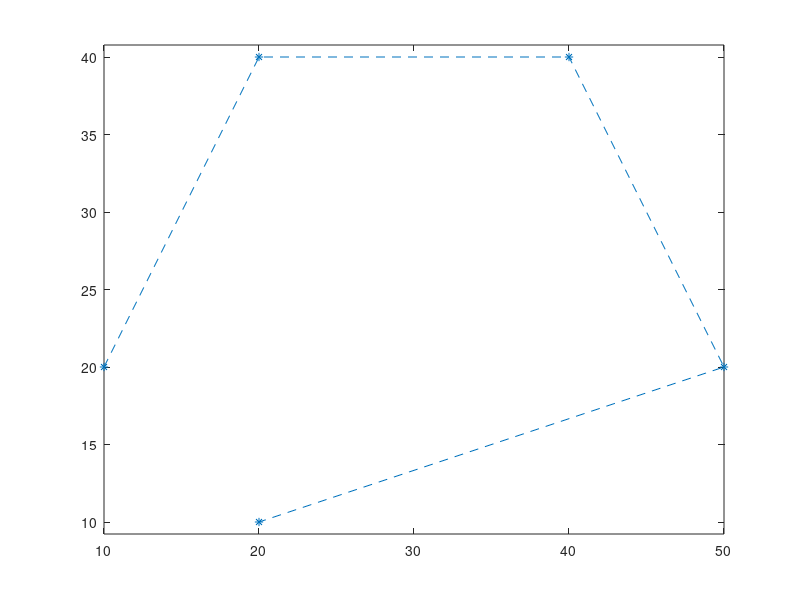

Reproduce this figure in MATLAB. (Note: this script raises an error after producing the figure.)
clear
px = [ 10, 20, 40, 50, 20 ];
py = [ 20, 40, 40, 20, 10 ];
plot(px, py, '*--'); axis equal; hold on;
syms t
cx(t) = 0*t;
cy(t) = 0*t;
n = 4;
for i= 0 : n
    b(t) = nchoosek( n, i ) * t^i * (1-t)^(n-i);
    cx(t) = cx(t) + px(i+1) * b(t);
    cy(t) = cy(t) + py(i+1) * b(t);
end
fplot(cx, cy, [0, 1])
% kezdőpontbeli érintővektor
a = [ n * (px(2)-px(1)), n * (py(2)-py(1)) ]
quiver(px(1), py(1), a(1), a(2))
% végpontbeli érintővektor
b = [ n * (px(5)-px(4)), n * (py(5)-py(4)) ]
quiver(px(5), py(5), b(1), b(2))

% csatolt Hermite ív
syms a3 a2 a1 a0

p2x = [20,20]
p2y = [10,-40]
t0=0;
t1=1;
ax = [-60,60]; ay=[-20,0]

f(t) = a3 * t^3 + a2 * t^2 + a1 * t + a0;
df = diff(f);
e = [f(t0)==p2x(1),f(t1)==p2x(2),df(t0)==ax(1),df(t1)==ax(2)];
m=solve(e, [a3,a2,a1,a0])

cx(t) = subs(f, [a3 a2 a1 a0], [m.a3 m.a2 m.a1 m.a0])

syms b3 b2 b1 b0
h(t) = b3 * t^3 + b2 * t^2 + b1 * t + b0;
dh=diff(h);
e = [h(t0)==p2y(1),h(t1)==p2y(2),dh(t0)==ay(1),dh(t1)==ay(2)];
m=solve(e, [b3,b2,b1,b0])

cy(t) = subs(h, [b3 b2 b1 b0], [m.b3 m.b2 m.b1 m.b0])
fplot(cx, cy, [0,1])

